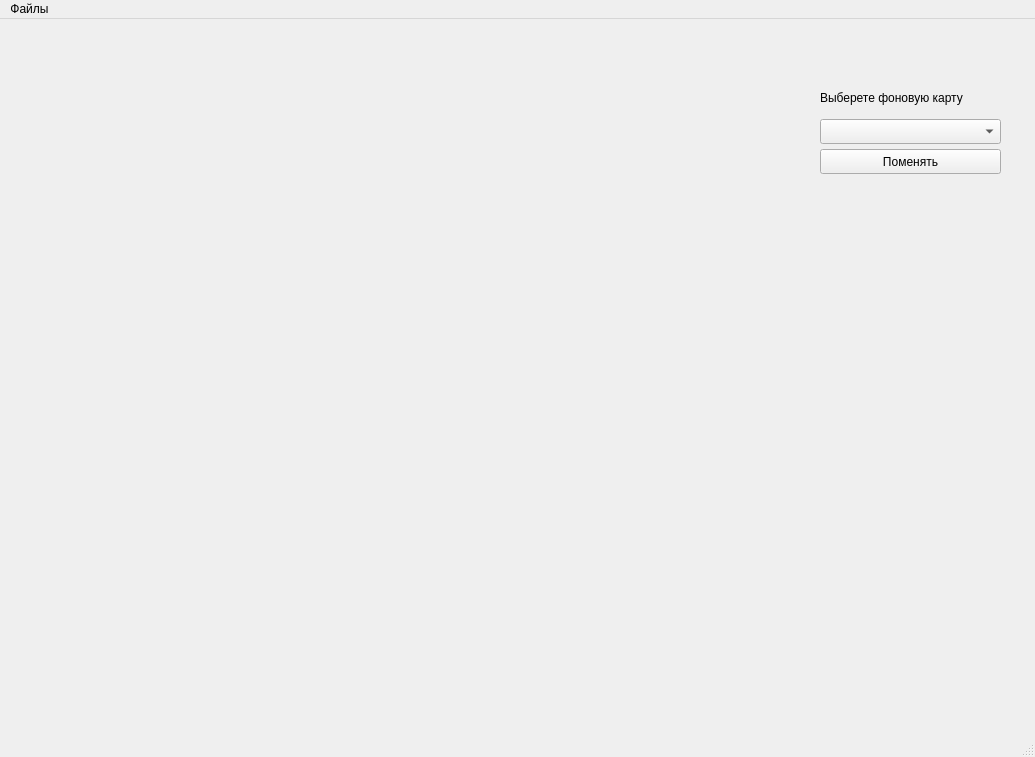
<?xml version="1.0" encoding="UTF-8"?>
<ui version="4.0">
 <class>addBackgroundImageLabel</class>
 <widget class="QMainWindow" name="addBackgroundImageLabel">
  <property name="geometry">
   <rect>
    <x>0</x>
    <y>0</y>
    <width>1035</width>
    <height>757</height>
   </rect>
  </property>
  <property name="windowTitle">
   <string>MainWindow</string>
  </property>
  <widget class="QWidget" name="centralwidget">
   <widget class="QWidget" name="gridLayoutWidget">
    <property name="geometry">
     <rect>
      <x>0</x>
      <y>0</y>
      <width>2</width>
      <height>2</height>
     </rect>
    </property>
    <layout class="QGridLayout" name="gridLayout"/>
   </widget>
   <widget class="QLabel" name="backgroundImage">
    <property name="geometry">
     <rect>
      <x>10</x>
      <y>70</y>
      <width>781</width>
      <height>631</height>
     </rect>
    </property>
    <property name="styleSheet">
     <string notr="true">.brd {
    border: 4px double black; /* Параметры границы */
    background: #fc3; /* Цвет фона */
    padding: 10px; /* Поля вокруг текста */
}
  </string>
    </property>
    <property name="text">
     <string/>
    </property>
    <property name="pixmap">
     <pixmap>data/images/background/example.jpg</pixmap>
    </property>
    <property name="scaledContents">
     <bool>true</bool>
    </property>
   </widget>
   <widget class="QPushButton" name="backImageChangeButton">
    <property name="geometry">
     <rect>
      <x>820</x>
      <y>130</y>
      <width>181</width>
      <height>25</height>
     </rect>
    </property>
    <property name="text">
     <string>Поменять</string>
    </property>
   </widget>
   <widget class="QLabel" name="chooseBackgroundImageLabel">
    <property name="geometry">
     <rect>
      <x>820</x>
      <y>70</y>
      <width>191</width>
      <height>17</height>
     </rect>
    </property>
    <property name="text">
     <string>Выберете фоновую карту</string>
    </property>
   </widget>
   <widget class="QComboBox" name="backImagecomboBox">
    <property name="geometry">
     <rect>
      <x>820</x>
      <y>100</y>
      <width>181</width>
      <height>25</height>
     </rect>
    </property>
   </widget>
  </widget>
  <widget class="QMenuBar" name="menubar">
   <property name="geometry">
    <rect>
     <x>0</x>
     <y>0</y>
     <width>1035</width>
     <height>22</height>
    </rect>
   </property>
   <widget class="QMenu" name="menu">
    <property name="title">
     <string>Файлы</string>
    </property>
    <addaction name="separator"/>
    <addaction name="action"/>
   </widget>
   <addaction name="menu"/>
  </widget>
  <widget class="QStatusBar" name="statusbar"/>
  <action name="action">
   <property name="text">
    <string>Добавить фоновую карту</string>
   </property>
  </action>
 </widget>
 <resources/>
 <connections/>
</ui>
